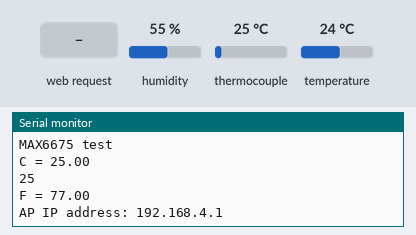
Recording of a sketch running on a simulated ESP8266 (NodeMCU). Parts: the last lines printed to the serial monitor. Inputs (shaded band) come from the test bench; at power-on: humidity 55 %, thermocouple 25 °C, temperature 24 °C. Storage starts empty.

Above: at 1.2 s.
1.3 s: HTTP request GET /temperature received
At 2.1 s:
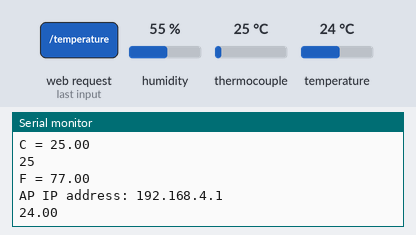
2.8 s: HTTP request GET /humidity received
At 3.2 s:
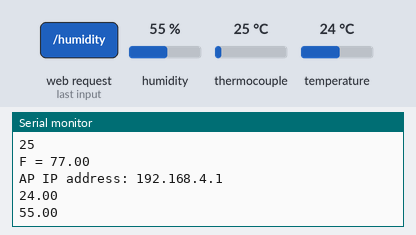

The sketch:

_Chart_Web_Server_Converted_into_AP_Works_ERIC__Adding_Therm.ino
```cpp
// (licence header left out)
#include "max6675.h"
//Erics confirmed pins for the LOLIN 32 lite
int thermoDO = 19;  //SO on MAX breakout
int thermoCS = 17;  // CS on MAX // ERIC moved from 5 to 17 as 5 seems to be used on BME below for CS
int thermoCLK = 18; //SCK on MAX
//MAX VCC to 3V on ESP32
//GND > GND

MAX6675 thermocouple(thermoCLK, thermoCS, thermoDO);

int thermotemp = 0;


// Import required libraries
#ifdef ESP32
  #include <WiFi.h>
  #include <ESPAsyncWebServer.h>
  #include <SPIFFS.h>
  #include <arduino.h>
#else
  #include <Arduino.h>
  #include <ESP8266WiFi.h>
  #include <Hash.h>
  #include <ESPAsyncTCP.h>
  #include <ESPAsyncWebServer.h>
  #include <FS.h>
#endif
#include <Wire.h>
#include <Adafruit_Sensor.h>
#include <Adafruit_BME280.h>

/*#include <SPI.h>
#define BME_SCK 18
#define BME_MISO 19
#define BME_MOSI 23
#define BME_CS 5*/


#define I2C_SDA 4
#define I2C_SCL 16
TwoWire I2CSensors = TwoWire(0);
Adafruit_BME280 bme;


//Adafruit_BME280 bme; // I2C

//SCL GPIO 22
//SDA GPIO 21


//Adafruit_BME280 bme(BME_CS); // hardware SPI
//Adafruit_BME280 bme(BME_CS, BME_MOSI, BME_MISO, BME_SCK); // software SPI

// Replace with your network credentials
const char* ssid     = "EngineDoctor";
const char* password = "";

// Create AsyncWebServer object on port 80
AsyncWebServer server(80);

String readBME280Temperature() {
  // Read temperature as Celsius (the default)
  float t = bme.readTemperature();
  // Convert temperature to Fahrenheit
  //t = 1.8 * t + 32;
  if (isnan(t)) {
    Serial.println("Failed to read from BME280 sensor!");
    return "";
  }
  else {
    Serial.println(t);
    return String(t);
  }
}

String readBME280Humidity() {
  float h = bme.readHumidity();
  if (isnan(h)) {
    Serial.println("Failed to read from BME280 sensor!");
    return "";
  }
  else {
    Serial.println(h);
    return String(h);
  }
}

String readBME280Pressure() {
  float p = bme.readPressure() / 100.0F;
  if (isnan(p)) {
    Serial.println("Failed to read from BME280 sensor!");
    return "";
  }
  else {
    Serial.println(p);
    return String(p);
  }
}

String readthermocouple() {
  float thermocouple1 = thermocouple.readCelsius();
  if (isnan(thermocouple1)) {
    Serial.println("Failed to read from thermocouple sensor!");
    return "";
  }
  else {
    Serial.println(thermocouple1);
    return String(thermocouple1);
  }
}


void setup(){
  // Serial port for debugging purposes
  Serial.begin(115200);

I2CSensors.begin(I2C_SDA, I2C_SCL, 100000);
// BME 280 (0x77 or 0x76 will be the address)
  if (!bme.begin(0x76, &I2CSensors))
  {
    Serial.println("Couldn't Find BME280 Sensor");
    while(1);
  }
  else
  {
    Serial.println("BME280 Sensor Found");
  }


    Serial.println("MAX6675 test");
  // wait for MAX chip to stabilize
thermotemp = thermocouple.readCelsius();
   Serial.print("C = ");
   Serial.println(thermocouple.readCelsius());


   Serial.println(thermotemp);
   Serial.print("F = ");
   Serial.println(thermocouple.readFahrenheit());

  // Initialize SPIFFS
  if(!SPIFFS.begin()){
    Serial.println("An Error has occurred while mounting SPIFFS");
    return;
  }

  // Connect to Wi-Fi
    WiFi.softAP(ssid, password);
  IPAddress IP = WiFi.softAPIP();
  Serial.print("AP IP address: ");
  Serial.println(IP);
  WiFi.setSleep(WIFI_PS_NONE);
 // server.begin();   // Dunno where this came from- commented out but no improvement much sad


  // Route for root / web page
  server.on ("/", HTTP_GET, [](AsyncWebServerRequest *request){
    request->send(SPIFFS, "/index.html");
  });


  server.on ("/temperature", HTTP_GET, [](AsyncWebServerRequest *request){
    request->send_P(200, "text/plain", readBME280Temperature().c_str());
  });
  server.on ("/humidity", HTTP_GET, [](AsyncWebServerRequest *request){
    request->send_P(200, "text/plain", readBME280Humidity().c_str());
  });
  server.on ("/pressure", HTTP_GET, [](AsyncWebServerRequest *request){
    request->send_P(200, "text/plain", readBME280Pressure().c_str());
  });


  server.on ("/thermocouple", HTTP_GET, [](AsyncWebServerRequest *request){
    request->send_P(200, "text/plain", readthermocouple().c_str());
  });

  // Start server
  server.begin();
}

void loop(){

}
```

Measured:
- after the input at 1.3 s, the serial monitor: prints a new line at once (image 1)
- after the input at 2.8 s, the serial monitor: prints a new line at once (image 2)
